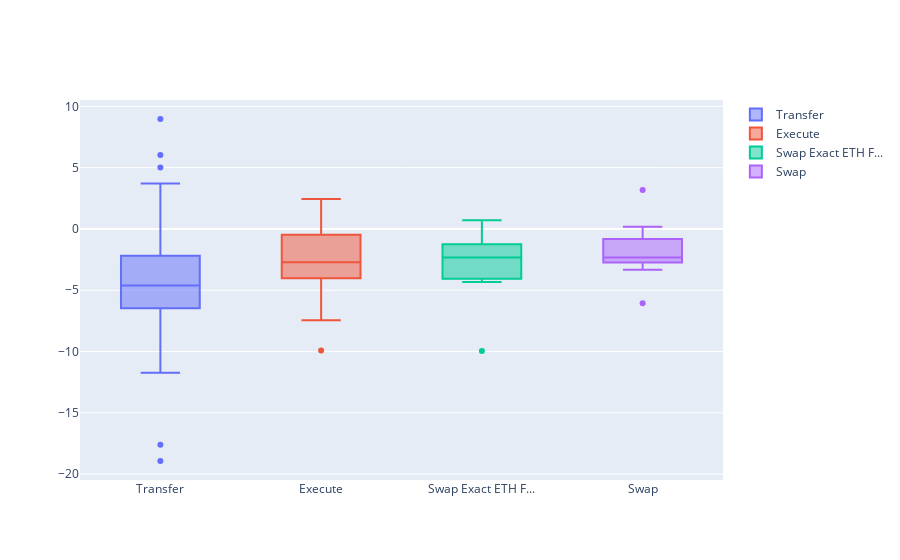

This figure's notebook cell:
### Code cell
data = []

# Create a box trace for each genre in our dataset
for method in df_without_zero.Method.unique():
    if len(df_without_zero[df_without_zero.Method == method]) > 10:
        data.append(go.Box(y=df_without_zero[df_without_zero.Method == method].Value, name=method))

# Visualize
iplot(data, show_link=False)

### Figure 1 — Plotly figure (JSON) as saved in the notebook; plotly's stock layout.template omitted (floating-point values rounded to 4 significant figures; data arrays with more than 128 entries replaced by an {"elided": "..."} marker saying what was removed)
{"data": [{"name": "Transfer", "type": "box", "y": {"elided": "490 float values"}}, {"name": "Execute", "type": "box", "y": [-3.322, -2.737, -2.773, -4.474, -4.059, -3, -2.206, -2.824, -3.322, 0, -6.381, -0.485, 0, -4.762, -0.737, -1, -0.737, -1.732, 0, -2.644, -1.786, -1, -2.737, -2.474, -4.033, 2.449, -4.644, -2.737, -3.322, 0.263, 1.202, 0.263, -4.322, -5.644, -6.43, -7.447, -4.914, 0, -4.416, -0.6267, -2.184, -1.737, 0, 0.5192, 0, -5.185, 1.322, 0, -1.69, -1.474, -2.322, 0.2154, -3.644, -2.693, -0.007232, -3.322, -1.737, -6.644, -3.591, -4.644, -2.776, -3.322, -0.152, -2.85, -3.796, -5.469, -9.924, -5.326, -5.995, -3.322, -3.059, -4.644, -5.059, -2.515, -1.737, -0.3219, 1.585, -3.644, -0.8239, 0.516, 1, -3.644]}, {"name": "Swap Exact ETH F...", "type": "box", "y": [-2, -4.322, -1, -3.322, -9.966, -2.322, -4.322, -0.7418, -2.322, 0.7064, -2.373]}, {"name": "Swap", "type": "box", "y": [0, -2.889, -3.059, 3.17, -1.852, -1, -2.644, -0.8625, -2.322, -0.737, -2.69, -2.322, 0.1763, -2.322, -3.322, -6.059, -1.737]}], "layout": {}}
